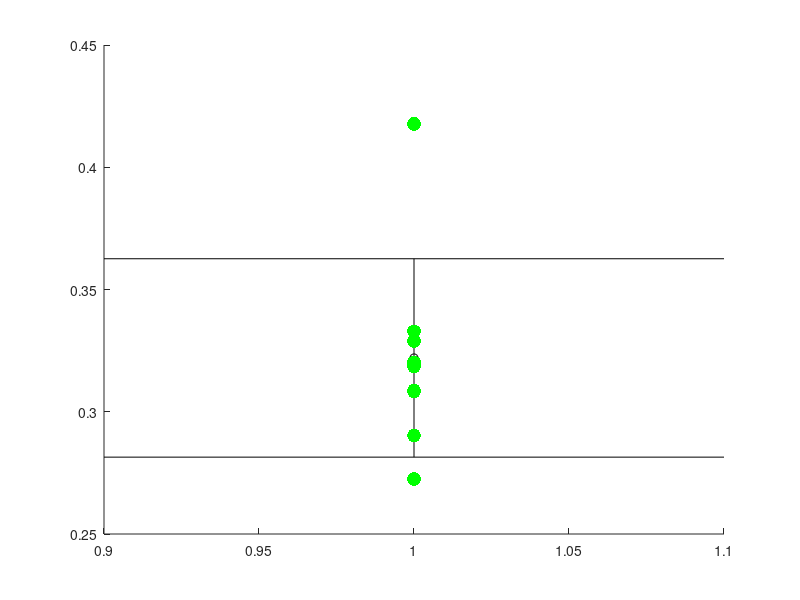

Write MATLAB code to recreate this figure. (Note: this script raises an error after producing the figure.)
%%
EGFPBcdData = [536.699 165.660 473.240 151.515 512.610 214.154 519.765 170.932 516.866...
    164.648 502.719 155.007 505.036 137.654 522.713 173.999 492.687 143.017];
VenusBcdData = [485.103 209.740 492.362 195.152 503.665 176.181 519.822 205.608 492.615...
    214.140 519.664 201.229 517.925 212.384 517.165 223.465 510.158 207.132 519.401 212.398];

EGFPBcdEmbryoLength = EGFPBcdData(1:2:end);
EGFPBcdCFLength = EGFPBcdData(2:2:end);
CFDataEGFP = EGFPBcdCFLength./EGFPBcdEmbryoLength;

VenusBcdEmbryoLength = VenusBcdData(1:2:end);
VenusBcdCFLength = VenusBcdData(2:2:end);
CFDataVenus = VenusBcdCFLength./VenusBcdEmbryoLength;

%% plot
figure(1)
hold on
plot(1,CFDataEGFP,'go','MarkerFaceColor','g','MarkerEdgeColor','none','MarkerSize',10)
errorbar(1,mean(CFDataEGFP),std(CFDataEGFP),'ko','CapSize',0)
plot(2,CFDataVenus,'yo','MarkerFaceColor','y','MarkerEdgeColor','none','MarkerSize',10)
errorbar(2,mean(CFDataVenus),std(CFDataVenus),'ko','CapSize',0)
plot([0.5 2.5],[0.343 0.343],'k--')
xlim([0.5 2.5])
xticks([1,2])
xticklabels({'EGFP-Bcd','Venus-Bcd'})
ylabel({'cephalic furrow position', '(% embryo length)'})

figure(2)
CFDataEGFPNorm = CFDataEGFP./0.343;
CFDataVenusNorm = CFDataVenus./0.343;
hold on
plot(1,CFDataEGFPNorm,'go','MarkerFaceColor','g','MarkerEdgeColor','none','MarkerSize',10)
errorbar(1,mean(CFDataEGFPNorm),std(CFDataEGFPNorm),'ko','CapSize',0)
plot(2,CFDataVenusNorm,'yo','MarkerFaceColor','y','MarkerEdgeColor','none','MarkerSize',10)
errorbar(2,mean(CFDataVenusNorm),std(CFDataVenusNorm),'ko','CapSize',0)
plot([0.5 2.5],[1 1],'k--')
%xlim([0.5 2.5])
xticks([1,2])
xticklabels({'EGFP-Bcd','Venus-Bcd'})
ylabel({'cephalic furrow position normalized to wt', '(% embryo length)'})

% According to Liu, the slope of the CF vs protein dosage function is 44%
% (normalized to wt)
% so an increase in the protein dosage of 100% (i.e 2x wt) leads to moving
% the cephalic furrow to 1.44 the wt.
% Conversely, a fly with a CF position X% of wt has a protein dosage of
% X/0.44

% calculate the dosage with respect to "wt"
EGFPDosage = 1-((1-mean(CFDataEGFPNorm))./0.44);
VenusDosage = 1-((1-mean(CFDataVenusNorm))./0.44);

figure(3)
DosageDataEGFPNorm = 1-((1-CFDataEGFPNorm)./0.44);
DosageDataVenusNorm = 1-((1-CFDataVenusNorm)./0.44);
hold on
plot(1,DosageDataEGFPNorm,'go','MarkerFaceColor','g','MarkerEdgeColor','none','MarkerSize',10)
errorbar(1,mean(DosageDataEGFPNorm),std(DosageDataEGFPNorm),'ko','CapSize',0)
plot(2,DosageDataVenusNorm,'yo','MarkerFaceColor','y','MarkerEdgeColor','none','MarkerSize',10)
errorbar(2,mean(DosageDataVenusNorm),std(DosageDataVenusNorm),'ko','CapSize',0)
plot([0.5 2.5],[1 1],'k--')
%xlim([0.5 2.5])
xticks([1,2])
xticklabels({'EGFP-Bcd','Venus-Bcd'})
ylabel('protein dosage normalized to wt')

% calculate the dosage with respect to each other
VenusDosage./EGFPDosage

